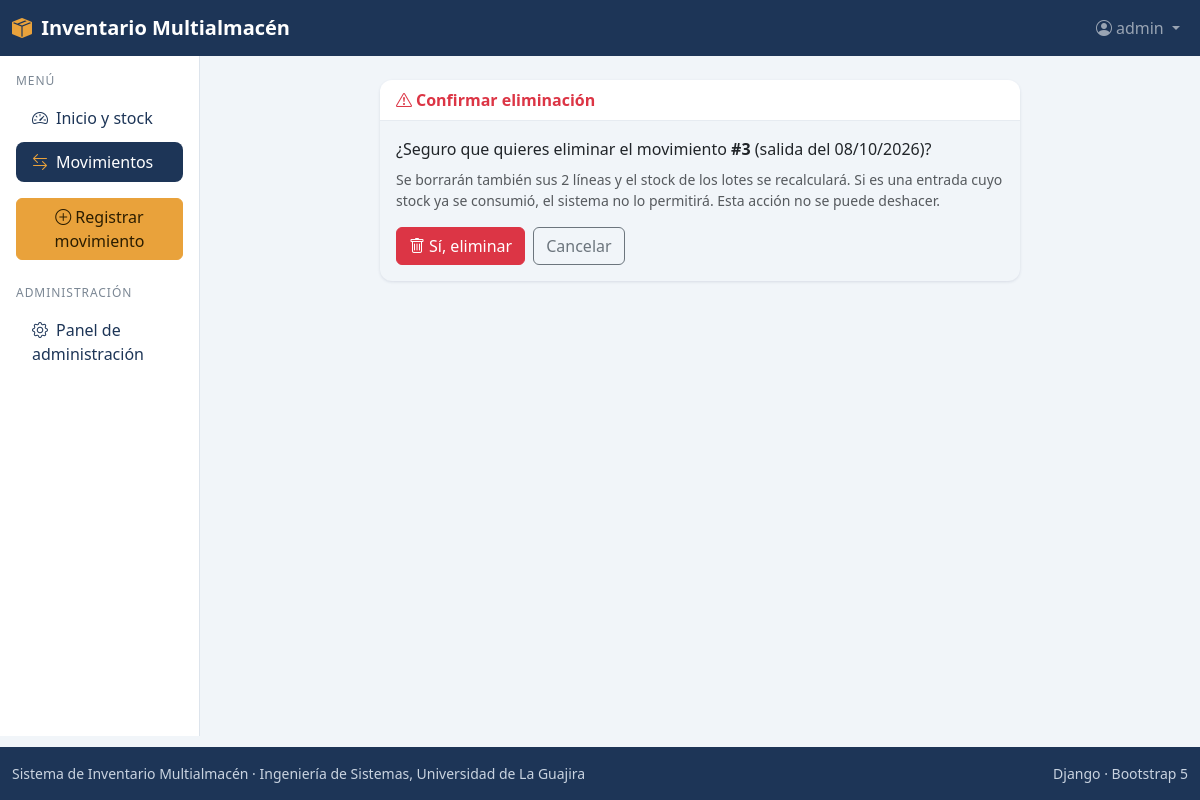
The page /movimientos/3/eliminar/ (signed in) on the database its author committed.
### movimientos/models.py (models this page shows, shortened)
class Movimiento(models.Model):
    ENTRADA = 'entrada'
    SALIDA = 'salida'
    TIPOS = [
        (ENTRADA, 'Entrada'),
        (SALIDA, 'Salida'),
    ]
    pk_mov_id = models.AutoField(primary_key=True)
    mov_fecha = models.DateField()
    mov_tipo = models.CharField(max_length=10, choices=TIPOS)
    mov_observacion = models.CharField(max_length=200, blank=True)
    lotes = models.ManyToManyField(
        'lotes.Lote', through='detalles_movimiento.DetalleMovimiento',
        related_name='movimientos',
    )
    class Meta:
        db_table = 'tbl_movimiento'
        verbose_name = 'movimiento'
        verbose_name_plural = 'movimientos'

### movimientos/views.py (the view, shortened to what this page needs)
# urls.py: path('<int:pk>/eliminar/', views.MovimientoEliminarView.as_view(), name='eliminar'),
class MovimientoEliminarView(AccesoMixin, DeleteView):
    model = Movimiento
    permission_required = ('movimientos.delete_movimiento',
                           'detalles_movimiento.delete_detallemovimiento')
    template_name = 'movimientos/confirmar_eliminar.html'
    context_object_name = 'movimiento'
    success_url = reverse_lazy('movimientos:lista')
    def get_context_data(self, **kwargs):
        ctx = super().get_context_data(**kwargs)
        ctx['num_lineas'] = self.object.detalles.count()
        return ctx

### templates/movimientos/confirmar_eliminar.html (shortened to what this page needs)
{% extends 'base.html' %}
{% block contenido %}
<div class="card border-danger mx-auto" style="max-width: 640px;">
  <div class="card-header text-danger"><i class="bi bi-exclamation-triangle me-1"></i>Confirmar eliminación</div>
  <div class="card-body">
    <p class="mb-2">¿Seguro que quieres eliminar el movimiento <strong>#{{ movimiento.pk_mov_id }}</strong>
      ({{ movimiento.get_mov_tipo_display|lower }} del {{ movimiento.mov_fecha|date:"d/m/Y" }})?</p>
    <p class="text-muted small">Se borrarán también sus {{ num_lineas }} línea{{ num_lineas|pluralize }} y el stock de los lotes se recalculará.
      Si es una entrada cuyo stock ya se consumió, el sistema no lo permitirá. Esta acción no se puede deshacer.</p>
    <form method="post" class="d-flex gap-2">
      <button type="submit" class="btn btn-danger"><i class="bi bi-trash me-1"></i>Sí, eliminar</button>
      <a href="{% url 'movimientos:detalle' movimiento.pk_mov_id %}" class="btn btn-outline-secondary">Cancelar</a>
    </form>
  </div>
</div>
{% endblock %}

### templates/base.html (shortened to what this page needs)
{% load static %}<!DOCTYPE html>
<html lang="es">
<head>
  <link href="https://cdn.jsdelivr.net/npm/bootstrap@5.3.3/dist/css/bootstrap.min.css" rel="stylesheet">
  <link href="https://cdn.jsdelivr.net/npm/bootstrap-icons@1.11.3/font/bootstrap-icons.min.css" rel="stylesheet">
  <link href="{% static 'css/inventario.css' %}" rel="stylesheet">
</head>
<body class="d-flex flex-column min-vh-100">
  <nav class="navbar navbar-expand navbar-dark navbar-inv sticky-top">
    <div class="container-fluid">
      <a class="navbar-brand fw-semibold" href="{% url 'inicio:inicio' %}">
        <i class="bi bi-box-seam-fill me-1"></i> Inventario Multialmacén
      </a>
      <ul class="navbar-nav ms-auto align-items-center">
        {% if user.is_authenticated %}
        <li class="nav-item dropdown">
          <a class="nav-link dropdown-toggle" href="#" role="button" data-bs-toggle="dropdown">
            <i class="bi bi-person-circle me-1"></i>{{ user.get_username }}
          </a>
        </li>
        {% else %}
        <li class="nav-item"><a class="nav-link" href="{% url 'inicio:ingresar' %}">Ingresar</a></li>
        {% endif %}
      </ul>
    </div>
  </nav>
  <div class="container-fluid flex-grow-1">
    <div class="row">
      {% if user.is_authenticated %}
      <aside id="menu-lateral" class="col-lg-2 collapse d-lg-block aside-inv p-3">
        <p class="aside-titulo mb-2">Menú</p>
        <ul class="nav nav-pills flex-column gap-1">
          <li class="nav-item">
            <a class="nav-link {% if request.resolver_match.app_name == 'inicio' %}active{% endif %}" href="{% url 'inicio:inicio' %}">
              <i class="bi bi-speedometer2 me-2"></i>Inicio y stock</a>
          </li>
          {% if perms.movimientos.view_movimiento %}
          <li class="nav-item">
            <a class="nav-link {% if request.resolver_match.app_name == 'movimientos' %}active{% endif %}" href="{% url 'movimientos:lista' %}">
              <i class="bi bi-arrow-left-right me-2"></i>Movimientos</a>
          </li>
          {% endif %}
        </ul>
        {% if perms.movimientos.add_movimiento %}
        <a href="{% url 'movimientos:crear' %}" class="btn btn-accent w-100 mt-3">
          <i class="bi bi-plus-circle me-1"></i>Registrar movimiento</a>
        {% endif %}
        {% if user.is_staff %}
        <p class="aside-titulo mt-4 mb-2">Administración</p>
        <ul class="nav nav-pills flex-column gap-1">
          <li class="nav-item">
            <a class="nav-link" href="{% url 'admin:index' %}"><i class="bi bi-gear me-2"></i>Panel de administración</a>
          </li>
        </ul>
        {% endif %}
      </aside>
      {% endif %}
      <main class="{% if user.is_authenticated %}col-lg-10{% else %}col-12{% endif %} p-4">
        {% block contenido %}{% endblock %}
      </main>
    </div>
  </div>
  <footer class="footer-inv py-3 mt-auto">
    <div class="container-fluid d-flex flex-column flex-md-row justify-content-between gap-1">
      <span>Sistema de Inventario Multialmacén · Ingeniería de Sistemas, Universidad de La Guajira</span>
      <span>Django · Bootstrap 5</span>
    </div>
  </footer>
</body>
</html>

### static/css/inventario.css (style rules this page uses)
:root { --inv-primary: #1d3557; --inv-primary-dark: #12233b; --inv-secondary: #457b9d; --inv-accent: #e9a23b; --inv-bg: #f1f5f9; --inv-entrada: #2a9d8f; --inv-salida: #e76f51; --bs-primary: var(--inv-primary); --bs-primary-rgb: 29, 53, 87; --bs-link-color: var(--inv-secondary); --bs-link-hover-color: var(--inv-primary); --bs-body-bg: var(--inv-bg); }
body { background: var(--inv-bg); }
.navbar-inv { background: var(--inv-primary); }
.navbar-inv .navbar-brand i { color: var(--inv-accent); }
.btn-accent { --bs-btn-color: #2b1d00; --bs-btn-bg: var(--inv-accent); --bs-btn-border-color: var(--inv-accent); --bs-btn-hover-color: #2b1d00; --bs-btn-hover-bg: #d8912a; --bs-btn-hover-border-color: #d8912a; }
.aside-inv { background: #fff; border-right: 1px solid #dde4ec; min-height: calc(100vh - 56px - 64px); }
.aside-inv .nav-link { color: var(--inv-primary); border-radius: .5rem; font-weight: 500; }
.aside-inv .nav-link.active { background: var(--inv-primary); color: #fff; }
.aside-inv .nav-link.active i { color: var(--inv-accent); }
.aside-titulo { font-size: .75rem; letter-spacing: .08em; text-transform: uppercase; color: #7b8794; }
.card { border: 0; border-radius: .75rem; box-shadow: 0 1px 3px rgba(29, 53, 87, .12); }
.card-header { background: #fff; border-bottom: 1px solid #e6ebf1; font-weight: 600; color: var(--inv-primary); border-radius: .75rem .75rem 0 0 !important; }
.footer-inv { background: var(--inv-primary); color: #c9d3e0; font-size: .875rem; }

### rows shown on the page
Movimiento: pk_mov_id "3", mov_tipo "salida", mov_fecha "08/10/2026"

### other values the page prints
{{ user.get_username }} "admin"
{{ num_lineas }} "2"
